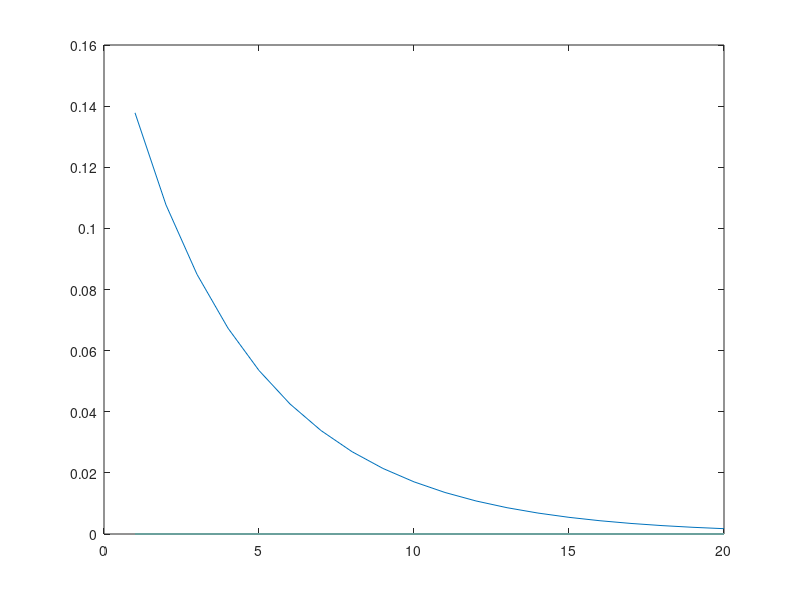

Here is the MATLAB script that generated this plot:
%Training Set 
x = [0 1];
y = [1 0];

%Initial Weights
w12 = [0.1;0.2];

%Learning Rate 
alpha = .25;

%Feedforward Path
cost = zeros(20);
for k=1:20
  for i=1:2
    a1 = [1;x(i)];
    a2 = a1' * w12;
    del_we = (a2 - y(i)) .* a1;
    w12 = w12 - alpha .* del_we;
  endfor
  cost(k) = 0.5*((a2 - y(2))^2);
endfor
plot(cost);
disp(w12);